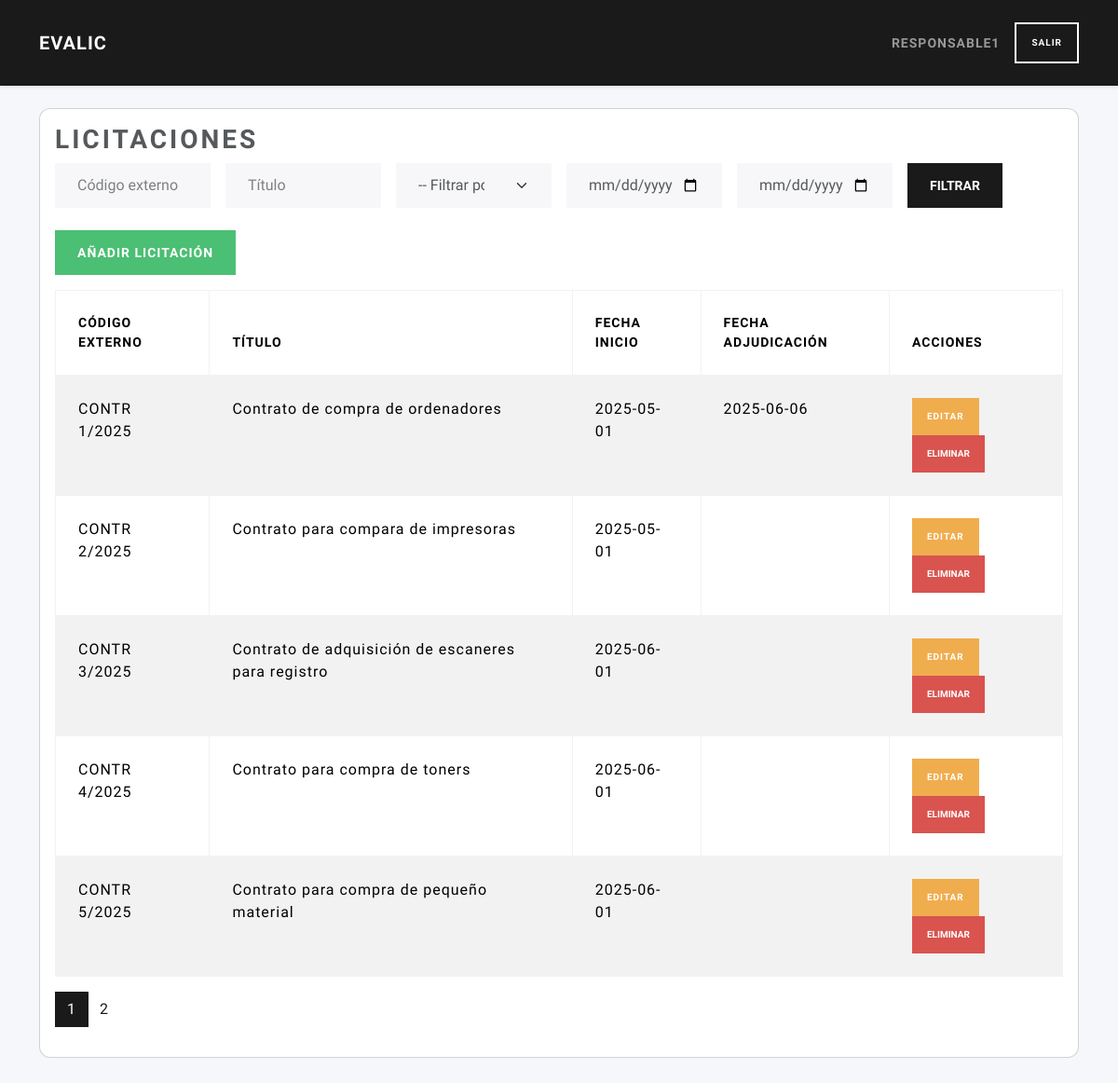
The page /licitaciones/ (signed in) on the database its author committed.
### tables this page shows
CREATE TABLE licitaciones (
        id INTEGER PRIMARY KEY AUTOINCREMENT,
        user_id INTEGER NOT NULL,
        external_id TEXT NOT NULL,
        title TEXT NOT NULL,
        description TEXT,
        fecha_inicio TEXT NOT NULL,
        fecha_adjudicacion TEXT,
        FOREIGN KEY (user_id) REFERENCES users(id)
    );

### routes/licitaciones_routes.py (the view, shortened to what this page needs)
@licitaciones_bp.route('/', methods=('GET',))
def index():
    if 'user_id' not in session or session.get('role_id') != 2:
        return redirect(url_for('auth.login'))
    user_id = session.get('user_id')
    lic_rows = list_licitaciones()
    licitaciones = [l for l in lic_rows if l['user_id'] == user_id]
    external_id  = request.args.get('external_id', '').strip()
    title        = request.args.get('title', '').strip()
    fecha_tipo   = request.args.get('fecha_tipo', '')
    fecha_desde  = request.args.get('fecha_desde', '')
    fecha_hasta  = request.args.get('fecha_hasta', '')
    if external_id:
       licitaciones = [
           l for l in licitaciones
           if external_id.lower() in (l['external_id'] or '').lower()
       ]
    if title:
       licitaciones = [
           l for l in licitaciones
           if title.lower() in (l['title'] or '').lower()
       ]
    page = request.args.get('page', 1, type=int)
    per_page = current_app.config.get('LIC_PER_PAGE', 5)
    total = len(licitaciones)
    total_pages = ceil(total / per_page) if total else 1
    start = (page - 1) * per_page
    end = start + per_page
    licitaciones = licitaciones[start:end]
    responsable_id = 2
    is_responsable = session.get('role_id') == responsable_id
    return render_template(
        'licitaciones/index.html',
        licitaciones=licitaciones,
        is_responsable=is_responsable,
        total_pages=total_pages,
        current_page=page,
        request=request
    )

### models/dao.py (called while the page is built)
def close_connection(exception):
    db = getattr(g, '_database', None)
    if db is not None:
        db.close()

def get_db(app):
    if 'sqlite_db' not in g:
        g.sqlite_db = sqlite3.connect(
            app.config['DATABASE'],
            detect_types=sqlite3.PARSE_DECLTYPES
        )
        g.sqlite_db.row_factory = sqlite3.Row
    return g.sqlite_db

### models/licitaciones_data.py (called while the page is built)
def list_licitaciones(db):
    cur = db.execute("SELECT * FROM licitaciones ORDER BY id")
    return cur.fetchall()

### services/licitacion_service.py (called while the page is built)
def list_licitaciones():
    db = get_db(current_app)
    return data_list(db)

### templates/licitaciones/index.html (shortened to what this page needs)
{% extends 'base.html' %}
{% block content %}
<div class="card mb-4">
  <div class="card-body">
    <h2 class="card-title">Licitaciones</h2>
    <form method="get" class="row g-3 mb-4 flex-nowrap">
      <div class="col-md-2">
        <input type="text" name="external_id" class="form-control" placeholder="Código externo" value="{{ request.args.get('external_id', '') }}">
      </div>
      <div class="col-md-2">
        <input type="text" name="title" class="form-control" placeholder="Título" value="{{ request.args.get('title', '') }}">
      </div>
      <div class="col-md-2">
        <select name="fecha_tipo" class="form-select">
          <option value="">-- Filtrar por fecha --</option>
        </select>
      </div>
      <div class="col-md-2">
        <input type="date" name="fecha_desde" class="form-control" value="{{ request.args.get('fecha_desde', '') }}">
      </div>
      <div class="col-md-2">
        <input type="date" name="fecha_hasta" class="form-control" value="{{ request.args.get('fecha_hasta', '') }}">
      </div>
      <div class="col-md-2">
        <button type="submit" class="btn btn-primary">Filtrar</button>
      </div>
    </form>
    <a href="{{ url_for('licitaciones.create_licitacion_route') }}" class="btn btn-success mb-3">Añadir licitación</a>
    <table class="table table-bordered table-striped">
      <thead>
        <tr>
          <th>Código externo</th>
          <th>Título</th>
          <th>Fecha inicio</th>
          <th>Fecha adjudicación</th>
          <th>Acciones</th>
        </tr>
      </thead>
      <tbody>
        {% for lic in licitaciones %}
        <tr>
          <td>{{ lic.external_id }}</td>
          <td>{{ lic.title }}</td>
          <td>{{ lic.fecha_inicio }}</td>
          <td>{{ lic.fecha_adjudicacion }}</td>
          <td>
            <a href="{{ url_for('licitaciones.edit_licitacion_route', lic_id=lic.id) }}" class="btn btn-sm btn-warning">Editar</a>
            {% if is_responsable %}
            <form action="{{ url_for('licitaciones.delete_licitacion_route', lic_id=lic.id) }}" method="post" style="display:inline-block;" onsubmit="return confirm('¿Estás seguro de que quieres eliminar esta licitación?');">
              <button type="submit" class="btn btn-danger btn-sm">Eliminar</button>
            </form>
            {% endif %}
          </td>
        </tr>
        {% endfor %}
      </tbody>
    </table>
<nav aria-label="Paginación licitaciones">
  <ul class="pagination justify-content-left">
    {% for p in range(1, total_pages + 1) %}
      <li class="page-item{% if p == current_page %} active{% endif %}">
        <a class="page-link"
           href="{{ url_for('licitaciones.index',
                            page=p,
                            external_id=request.args.external_id,
                            title=request.args.title,
                            fecha_tipo=request.args.fecha_tipo,
                            fecha_desde=request.args.fecha_desde,
                            fecha_hasta=request.args.fecha_hasta) }}">
          {{ p }}
        </a>
      </li>
    {% endfor %}
  </ul>
</nav>
  </div>
</div>
{% endblock %}

### templates/base.html (shortened to what this page needs)
<!doctype html>
<html lang="es">
<head>
  <link href="https://cdn.jsdelivr.net/npm/bootswatch@5.3.0/dist/lux/bootstrap.min.css"
        rel="stylesheet">
</head>
<body>
  <nav class="navbar navbar-expand-lg navbar-dark bg-primary shadow-sm">
    <div class="container">
    {% if session.get('role_id') == 1 %}
      <a class="navbar-brand" href="{{ url_for('user.dashboard') }}">EvaLic</a>
    {% elif session.get('role_id') == 2 %}
      <a class="navbar-brand" href="{{ url_for('licitaciones.index') }}">EvaLic</a>
    {% elif session.get('role_id') == 3 %}
      <a class="navbar-brand" href="{{ url_for('evaluador.index') }}">EvaLic</a>
    {% else %}
      <a class="navbar-brand" href="{{ url_for('auth.login') }}">EvaLic</a>
    {% endif %}
      {% if session.get('username') %}
      <div class="ms-auto d-flex align-items-center">
        <span class="navbar-text me-3">{{ session['username'] }}</span>
        <a class="btn btn-outline-light btn-sm"
           href="{{ url_for('auth.do_logout') }}">Salir</a>
      </div>
      {% endif %}
    </div>
  </nav>
  <main class="container py-4">
    {% block content %}{% endblock %}
  </main>
</body>
</html>

### templates/base.html (style rules this page uses)
body { background:#f5f7fa; }
.card { border-radius:.75rem; }
.navbar-brand { font-weight:600; }

### rows shown on the page
licitaciones: external_id "CONTR 1/2025", title "Contrato de compra de ordenadores", fecha_inicio "2025-05-01", fecha_adjudicacion "2025-06-06"
licitaciones: external_id "CONTR 2/2025", title "Contrato para compara de impresoras", fecha_inicio "2025-05-01"
licitaciones: external_id "CONTR 3/2025", title "Contrato de adquisición de escaneres para registro", fecha_inicio "2025-06-01"
licitaciones: external_id "CONTR 4/2025", title "Contrato para compra de toners", fecha_inicio "2025-06-01"
licitaciones: external_id "CONTR 5/2025", title "Contrato para compra de pequeño material", fecha_inicio "2025-06-01"

### other values the page prints
{{ session['username'] }} "RESPONSABLE1"
{{ p }} "1" "2"
